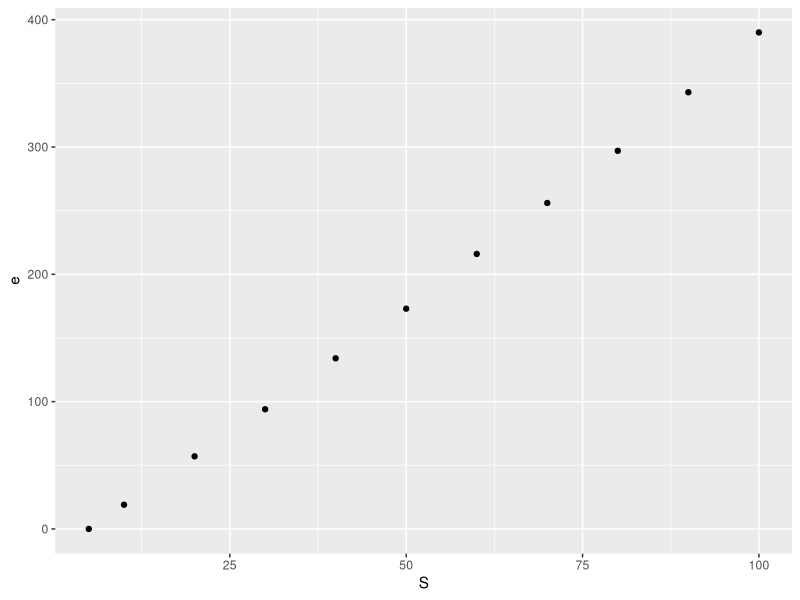
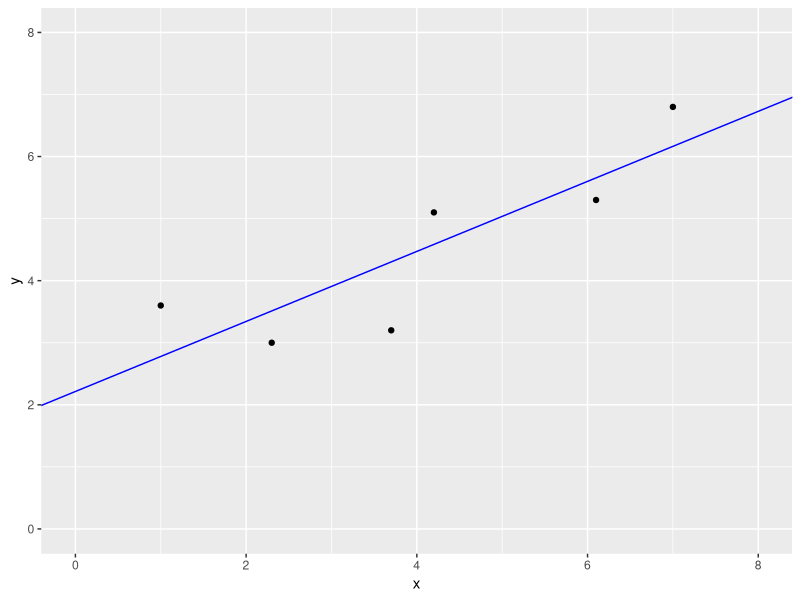
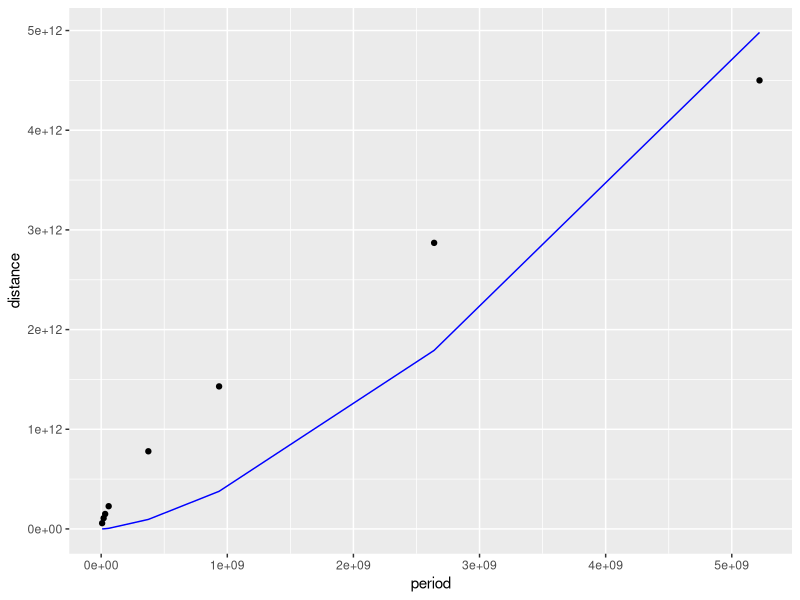

Here is the R script that generated these plots, in order:
## ---- chunk 1
library(ggplot2)
## ---- chunk 2
S <- c(5, seq(10, 100, 10))
e <- c(0, 19, 57, 94, 134, 173, 216, 256, 297, 343, 390)

qplot(x = S, y = e)
## ---- chunk 3
x <- c(1.0, 2.3, 3.7, 4.2, 6.1, 7.0)
y <- c(3.6, 3.0, 3.2, 5.1, 5.3, 6.8)
## ---- chunk 4
problems.2.ls.builtin <- lsfit(x = x, y = y, intercept = T)
problems.2.ls.builtin$coefficients
problems.2.ls.builtin$residuals
## ---- chunk 5
qplot(x=x, y=y) + geom_abline(intercept=problems.2.ls.builtin$coefficients[1], slope=problems.2.ls.builtin$coefficients[2], color = "blue") + ylim(c(0,8)) + xlim (c(0,8))
## ---- chunk 6
body <- c("Mercury", "Venus", "Earth", "Mars", 
          "Jupiter", "Saturn", "Uranus", "Neptune")
period <- c(7.6e6, 1.94e7, 3.16e7, 
            5.94e7, 3.74e8, 9.35e8, 
            2.64e9, 5.22e9)
distance <- c(5.79e10, 1.08e11, 1.5e11, 
              2.28e11, 7.79e11, 1.43e12, 
              2.87e12, 4.5e12)
planets <- data.frame(body, period, distance)
## ---- chunk 7

planets.a <- function(x, y, n){
  numerator <- sum((x ** n) * y)
  denominator <- sum(x ** (2*n))
  LS.planets <- numerator / denominator
  return(LS.planets)}

n = 3/2

a <- planets.a(planets$period, planets$distance, n)

planets.model <- function(a, x, n){
  model.distance <- a * (x ** n)
  return(model.distance)}

modeled.distance <- planets.model(a, planets$period, n)

planets.results <- cbind(planets, modeled.distance)
## ---- chunk 8
ggplot(planets.results, aes(x = period, y = distance)) + geom_point() + geom_line(aes(x = period, y = modeled.distance), color = "blue")
